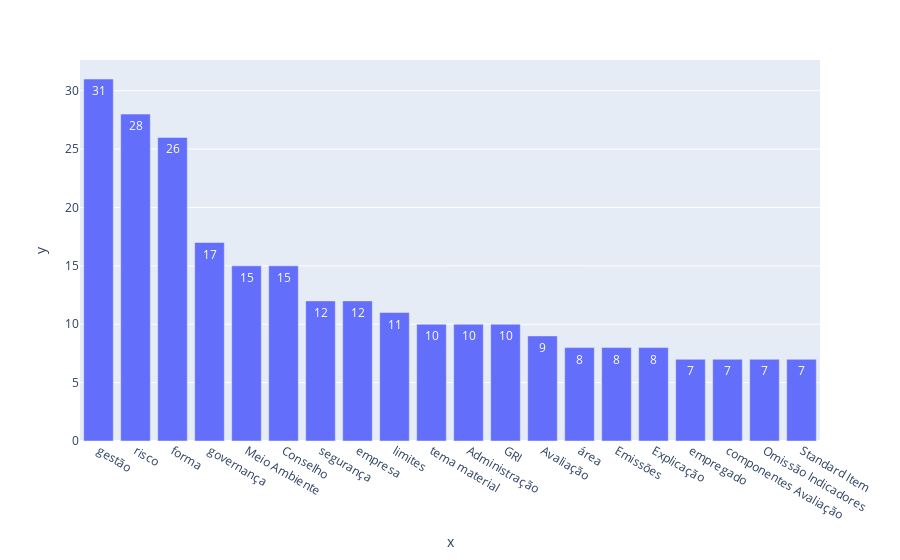

Here is the notebook cell this chart was saved with:
### Code cell
x=palavras["nomes"][:20]
y=palavras['valores'][:20]
fig= px.bar(x=x, y=y,text=y,)
fig.update_layout()
fig.show()

### Figure 1 — Plotly figure (JSON) as saved in the notebook; plotly's stock layout.template omitted (floating-point values rounded to 4 significant figures)
{"data": [{"alignmentgroup": "True", "hovertemplate": "x=%{x}<br>y=%{y}<br>text=%{text}<extra></extra>", "legendgroup": "", "marker": {"color": "#636efa"}, "name": "", "offsetgroup": "", "orientation": "v", "showlegend": false, "text": [31, 28, 26, 17, 15, 15, 12, 12, 11, 10, 10, 10, 9, 8, 8, 8, 7, 7, 7, 7], "textposition": "auto", "type": "bar", "x": ["gestão", "risco", "forma", "governança", "Meio Ambiente", "Conselho", "segurança", "empresa", "limites", "tema material", "Administração", "GRI", "Avaliação", "área", "Emissões", "Explicação", "empregado", "componentes Avaliação", "Omissão Indicadores", "Standard Item"], "xaxis": "x", "y": [31, 28, 26, 17, 15, 15, 12, 12, 11, 10, 10, 10, 9, 8, 8, 8, 7, 7, 7, 7], "yaxis": "y"}], "layout": {"barmode": "relative", "legend": {"tracegroupgap": 0}, "margin": {"t": 60}, "xaxis": {"anchor": "y", "domain": [0, 1], "title": {"text": "x"}}, "yaxis": {"anchor": "x", "domain": [0, 1], "title": {"text": "y"}}}}
